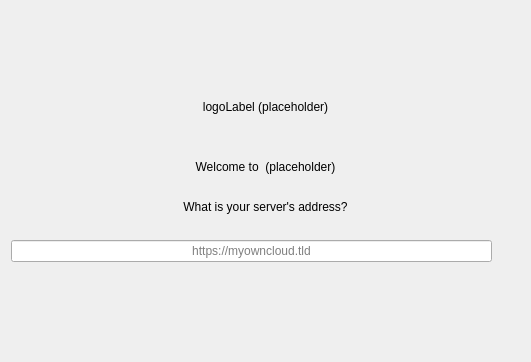
<?xml version="1.0" encoding="UTF-8"?>
<ui version="4.0">
 <class>ServerUrlSetupWizardPage</class>
 <widget class="QWidget" name="ServerUrlSetupWizardPage">
  <property name="geometry">
   <rect>
    <x>0</x>
    <y>0</y>
    <width>531</width>
    <height>362</height>
   </rect>
  </property>
  <property name="windowTitle">
   <string>Form</string>
  </property>
  <layout class="QVBoxLayout" name="verticalLayout">
   <item>
    <spacer name="verticalSpacer_2">
     <property name="orientation">
      <enum>Qt::Vertical</enum>
     </property>
     <property name="sizeType">
      <enum>QSizePolicy::MinimumExpanding</enum>
     </property>
     <property name="sizeHint" stdset="0">
      <size>
       <width>20</width>
       <height>10</height>
      </size>
     </property>
    </spacer>
   </item>
   <item>
    <widget class="QLabel" name="logoLabel">
     <property name="text">
      <string notr="true">logoLabel (placeholder)</string>
     </property>
     <property name="alignment">
      <set>Qt::AlignCenter</set>
     </property>
    </widget>
   </item>
   <item>
    <spacer name="verticalSpacer_4">
     <property name="orientation">
      <enum>Qt::Vertical</enum>
     </property>
     <property name="sizeType">
      <enum>QSizePolicy::Minimum</enum>
     </property>
     <property name="sizeHint" stdset="0">
      <size>
       <width>20</width>
       <height>40</height>
      </size>
     </property>
    </spacer>
   </item>
   <item>
    <widget class="QLabel" name="welcomeTextLabel">
     <property name="text">
      <string notr="true">Welcome to &lt;app&gt; (placeholder)</string>
     </property>
     <property name="alignment">
      <set>Qt::AlignCenter</set>
     </property>
    </widget>
   </item>
   <item>
    <spacer name="verticalSpacer_3">
     <property name="orientation">
      <enum>Qt::Vertical</enum>
     </property>
     <property name="sizeType">
      <enum>QSizePolicy::Minimum</enum>
     </property>
     <property name="sizeHint" stdset="0">
      <size>
       <width>20</width>
       <height>20</height>
      </size>
     </property>
    </spacer>
   </item>
   <item>
    <widget class="QLabel" name="serverUrlLabel">
     <property name="text">
      <string>What is your server's address?</string>
     </property>
     <property name="alignment">
      <set>Qt::AlignCenter</set>
     </property>
    </widget>
   </item>
   <item>
    <spacer name="verticalSpacer_5">
     <property name="orientation">
      <enum>Qt::Vertical</enum>
     </property>
     <property name="sizeType">
      <enum>QSizePolicy::Fixed</enum>
     </property>
     <property name="sizeHint" stdset="0">
      <size>
       <width>20</width>
       <height>20</height>
      </size>
     </property>
    </spacer>
   </item>
   <item>
    <layout class="QHBoxLayout" name="horizontalLayout">
     <item>
      <widget class="QLineEdit" name="urlLineEdit">
       <property name="sizePolicy">
        <sizepolicy hsizetype="MinimumExpanding" vsizetype="Fixed">
         <horstretch>0</horstretch>
         <verstretch>0</verstretch>
        </sizepolicy>
       </property>
       <property name="minimumSize">
        <size>
         <width>400</width>
         <height>0</height>
        </size>
       </property>
       <property name="alignment">
        <set>Qt::AlignCenter</set>
       </property>
       <property name="placeholderText">
        <string notr="true">https://myowncloud.tld</string>
       </property>
      </widget>
     </item>
     <item>
      <widget class="QLabel" name="urlIconLabel">
       <property name="minimumSize">
        <size>
         <width>22</width>
         <height>22</height>
        </size>
       </property>
       <property name="text">
        <string notr="true"/>
       </property>
      </widget>
     </item>
    </layout>
   </item>
   <item>
    <spacer name="verticalSpacer">
     <property name="orientation">
      <enum>Qt::Vertical</enum>
     </property>
     <property name="sizeType">
      <enum>QSizePolicy::MinimumExpanding</enum>
     </property>
     <property name="sizeHint" stdset="0">
      <size>
       <width>20</width>
       <height>20</height>
      </size>
     </property>
    </spacer>
   </item>
  </layout>
 </widget>
 <resources/>
 <connections/>
</ui>
